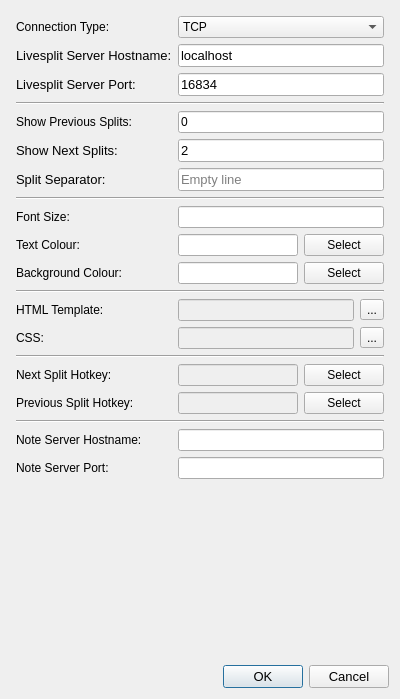
<?xml version="1.0" encoding="UTF-8"?>
<ui version="4.0">
 <class>ServerSettings</class>
 <widget class="QDialog" name="ServerSettings">
  <property name="geometry">
   <rect>
    <x>0</x>
    <y>0</y>
    <width>400</width>
    <height>699</height>
   </rect>
  </property>
  <property name="windowTitle">
   <string>SplitGuides Server Settings</string>
  </property>
  <layout class="QGridLayout" name="gridLayout">
   <item row="0" column="0">
    <layout class="QFormLayout" name="formLayout">
     <property name="leftMargin">
      <number>5</number>
     </property>
     <property name="topMargin">
      <number>5</number>
     </property>
     <property name="rightMargin">
      <number>5</number>
     </property>
     <property name="bottomMargin">
      <number>5</number>
     </property>
     <item row="0" column="0">
      <widget class="QLabel" name="connection_type_label">
       <property name="text">
        <string>Connection Type:</string>
       </property>
      </widget>
     </item>
     <item row="0" column="1">
      <widget class="QComboBox" name="connection_type_comboBox">
       <item>
        <property name="text">
         <string>TCP</string>
        </property>
       </item>
       <item>
        <property name="text">
         <string>WebSocket</string>
        </property>
       </item>
      </widget>
     </item>
     <item row="1" column="0">
      <widget class="QLabel" name="hostname_label">
       <property name="font">
        <font>
         <pointsize>10</pointsize>
        </font>
       </property>
       <property name="text">
        <string>Livesplit Server Hostname:</string>
       </property>
      </widget>
     </item>
     <item row="1" column="1">
      <widget class="QLineEdit" name="hostname_edit">
       <property name="font">
        <font>
         <pointsize>10</pointsize>
        </font>
       </property>
       <property name="text">
        <string>localhost</string>
       </property>
      </widget>
     </item>
     <item row="2" column="0">
      <widget class="QLabel" name="port_label">
       <property name="font">
        <font>
         <pointsize>10</pointsize>
        </font>
       </property>
       <property name="text">
        <string>Livesplit Server Port:</string>
       </property>
      </widget>
     </item>
     <item row="2" column="1">
      <widget class="QLineEdit" name="port_edit">
       <property name="font">
        <font>
         <pointsize>10</pointsize>
        </font>
       </property>
       <property name="text">
        <string>16834</string>
       </property>
      </widget>
     </item>
     <item row="3" column="0" colspan="2">
      <widget class="Line" name="divider_1">
       <property name="orientation">
        <enum>Qt::Horizontal</enum>
       </property>
      </widget>
     </item>
     <item row="4" column="0">
      <widget class="QLabel" name="previous_label">
       <property name="text">
        <string>Show Previous Splits:</string>
       </property>
      </widget>
     </item>
     <item row="4" column="1">
      <widget class="QLineEdit" name="previous_edit">
       <property name="text">
        <string>0</string>
       </property>
      </widget>
     </item>
     <item row="5" column="0">
      <widget class="QLabel" name="advance_label">
       <property name="font">
        <font>
         <pointsize>10</pointsize>
        </font>
       </property>
       <property name="text">
        <string>Show Next Splits:</string>
       </property>
      </widget>
     </item>
     <item row="5" column="1">
      <widget class="QLineEdit" name="advance_edit">
       <property name="font">
        <font>
         <pointsize>10</pointsize>
        </font>
       </property>
       <property name="text">
        <string>2</string>
       </property>
      </widget>
     </item>
     <item row="6" column="0">
      <widget class="QLabel" name="separator_label">
       <property name="font">
        <font>
         <pointsize>10</pointsize>
        </font>
       </property>
       <property name="text">
        <string>Split Separator:</string>
       </property>
      </widget>
     </item>
     <item row="6" column="1">
      <widget class="QLineEdit" name="separator_edit">
       <property name="font">
        <font>
         <pointsize>10</pointsize>
        </font>
       </property>
       <property name="toolTip">
        <string>Leave blank for empty line as separator</string>
       </property>
       <property name="placeholderText">
        <string>Empty line</string>
       </property>
      </widget>
     </item>
     <item row="7" column="0" colspan="2">
      <widget class="Line" name="divider_2">
       <property name="orientation">
        <enum>Qt::Horizontal</enum>
       </property>
      </widget>
     </item>
     <item row="8" column="0">
      <widget class="QLabel" name="fontsize_label">
       <property name="text">
        <string>Font Size:</string>
       </property>
      </widget>
     </item>
     <item row="8" column="1">
      <widget class="QLineEdit" name="fontsize_edit"/>
     </item>
     <item row="9" column="0">
      <widget class="QLabel" name="textcolor_label">
       <property name="text">
        <string>Text Colour:</string>
       </property>
      </widget>
     </item>
     <item row="9" column="1">
      <layout class="QHBoxLayout" name="textcolor_layout">
       <item>
        <widget class="QLineEdit" name="textcolor_edit"/>
       </item>
       <item>
        <widget class="QPushButton" name="textcolor_button">
         <property name="text">
          <string>Select</string>
         </property>
        </widget>
       </item>
      </layout>
     </item>
     <item row="10" column="0">
      <widget class="QLabel" name="bgcolor_label">
       <property name="text">
        <string>Background Colour:</string>
       </property>
      </widget>
     </item>
     <item row="10" column="1">
      <layout class="QHBoxLayout" name="bgcolor_layout">
       <item>
        <widget class="QLineEdit" name="bgcolor_edit"/>
       </item>
       <item>
        <widget class="QPushButton" name="bgcolor_button">
         <property name="text">
          <string>Select</string>
         </property>
        </widget>
       </item>
      </layout>
     </item>
     <item row="11" column="0" colspan="2">
      <widget class="Line" name="divider_3">
       <property name="orientation">
        <enum>Qt::Horizontal</enum>
       </property>
      </widget>
     </item>
     <item row="12" column="0">
      <widget class="QLabel" name="htmltemplate_label">
       <property name="text">
        <string>HTML Template:</string>
       </property>
      </widget>
     </item>
     <item row="12" column="1">
      <layout class="QHBoxLayout" name="horizontalLayout">
       <item>
        <widget class="QLineEdit" name="htmltemplate_edit">
         <property name="enabled">
          <bool>false</bool>
         </property>
        </widget>
       </item>
       <item>
        <widget class="QToolButton" name="htmltemplate_button">
         <property name="text">
          <string>...</string>
         </property>
        </widget>
       </item>
      </layout>
     </item>
     <item row="13" column="0">
      <widget class="QLabel" name="css_label">
       <property name="text">
        <string>CSS:</string>
       </property>
      </widget>
     </item>
     <item row="13" column="1">
      <layout class="QHBoxLayout" name="horizontalLayout_2">
       <item>
        <widget class="QLineEdit" name="css_edit">
         <property name="enabled">
          <bool>false</bool>
         </property>
        </widget>
       </item>
       <item>
        <widget class="QToolButton" name="css_button">
         <property name="text">
          <string>...</string>
         </property>
        </widget>
       </item>
      </layout>
     </item>
     <item row="14" column="0" colspan="2">
      <widget class="Line" name="divider_4">
       <property name="orientation">
        <enum>Qt::Horizontal</enum>
       </property>
      </widget>
     </item>
     <item row="15" column="0">
      <widget class="QLabel" name="nextsplitkey_label">
       <property name="text">
        <string>Next Split Hotkey:</string>
       </property>
      </widget>
     </item>
     <item row="15" column="1">
      <layout class="QHBoxLayout" name="horizontalLayout_3">
       <item>
        <widget class="QLineEdit" name="nextsplitkey_edit">
         <property name="enabled">
          <bool>false</bool>
         </property>
        </widget>
       </item>
       <item>
        <widget class="QPushButton" name="nextsplitkey_button">
         <property name="text">
          <string>Select</string>
         </property>
        </widget>
       </item>
      </layout>
     </item>
     <item row="16" column="0">
      <widget class="QLabel" name="previoussplitkey_label">
       <property name="text">
        <string>Previous Split Hotkey:</string>
       </property>
      </widget>
     </item>
     <item row="16" column="1">
      <layout class="QHBoxLayout" name="horizontalLayout_4">
       <item>
        <widget class="QLineEdit" name="previoussplitkey_edit">
         <property name="enabled">
          <bool>false</bool>
         </property>
        </widget>
       </item>
       <item>
        <widget class="QPushButton" name="previoussplitkey_button">
         <property name="text">
          <string>Select</string>
         </property>
        </widget>
       </item>
      </layout>
     </item>
     <item row="18" column="0">
      <widget class="QLabel" name="noteserverhost_label">
       <property name="text">
        <string>Note Server Hostname:</string>
       </property>
      </widget>
     </item>
     <item row="18" column="1">
      <widget class="QLineEdit" name="noteserverhost_edit"/>
     </item>
     <item row="19" column="0">
      <widget class="QLabel" name="noteserverport_label">
       <property name="text">
        <string>Note Server Port:</string>
       </property>
      </widget>
     </item>
     <item row="19" column="1">
      <widget class="QLineEdit" name="noteserverport_edit"/>
     </item>
     <item row="17" column="0" colspan="2">
      <widget class="Line" name="divider_5">
       <property name="orientation">
        <enum>Qt::Horizontal</enum>
       </property>
      </widget>
     </item>
    </layout>
   </item>
   <item row="1" column="0">
    <widget class="QDialogButtonBox" name="confirm_cancel_box">
     <property name="font">
      <font>
       <pointsize>10</pointsize>
      </font>
     </property>
     <property name="orientation">
      <enum>Qt::Horizontal</enum>
     </property>
     <property name="standardButtons">
      <set>QDialogButtonBox::Cancel|QDialogButtonBox::Ok</set>
     </property>
    </widget>
   </item>
  </layout>
 </widget>
 <tabstops>
  <tabstop>hostname_edit</tabstop>
  <tabstop>port_edit</tabstop>
  <tabstop>previous_edit</tabstop>
  <tabstop>advance_edit</tabstop>
  <tabstop>separator_edit</tabstop>
  <tabstop>fontsize_edit</tabstop>
  <tabstop>textcolor_edit</tabstop>
  <tabstop>textcolor_button</tabstop>
  <tabstop>bgcolor_edit</tabstop>
  <tabstop>bgcolor_button</tabstop>
  <tabstop>htmltemplate_edit</tabstop>
  <tabstop>htmltemplate_button</tabstop>
  <tabstop>css_edit</tabstop>
  <tabstop>css_button</tabstop>
  <tabstop>nextsplitkey_edit</tabstop>
  <tabstop>nextsplitkey_button</tabstop>
  <tabstop>previoussplitkey_edit</tabstop>
  <tabstop>previoussplitkey_button</tabstop>
  <tabstop>noteserverhost_edit</tabstop>
  <tabstop>noteserverport_edit</tabstop>
 </tabstops>
 <resources/>
 <connections/>
</ui>
